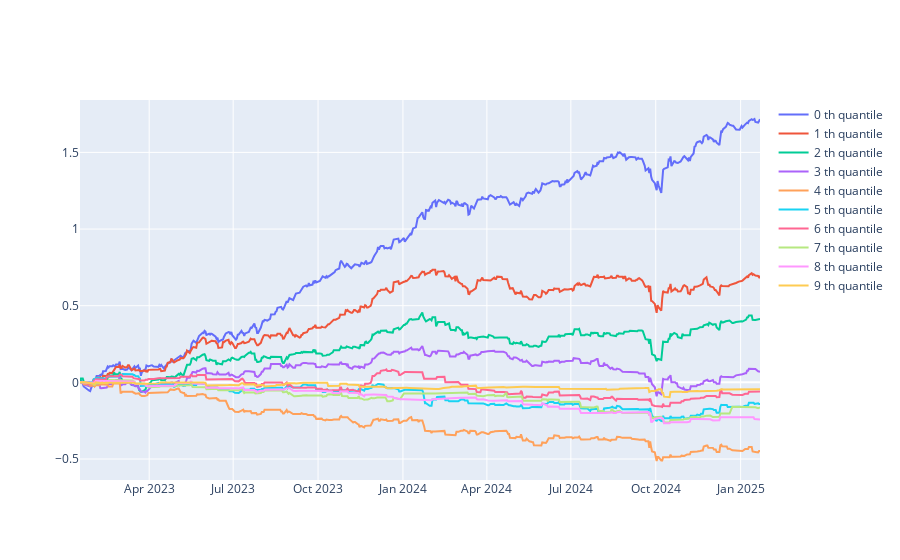

The notebook cell this image was saved under:
### Code cell
# momentum: ln(open_/close_.shift(1)) 如果要更保守，就li_.shift(1)
time_ = "2023-01-15"; end_ = '2025-01-22'
open_ = open[time_:end_]
close_ = close[time_:end_]
ln_ = np.log(open_/close_.shift(1)) # index: 使用的時間
pct_calculating_profit = close_/open_-1 # index: 當天收益
holdings_gap = intraday_shifted_input_signal_pct_output_plot(ln_, pct_calculating_profit, quantile=10, type_='cumsum')

### Figure 1 — Plotly figure (JSON) as saved in the notebook; plotly's stock layout.template omitted (floating-point values rounded to 4 significant figures; data arrays with more than 128 entries replaced by an {"elided": "..."} marker saying what was removed)
{"data": [{"mode": "lines", "name": "0 th quantile", "type": "scatter", "x": {"elided": "495 str values"}, "y": {"elided": "495 float values"}, "yaxis": "y"}, {"mode": "lines", "name": "1 th quantile", "type": "scatter", "x": {"elided": "495 str values"}, "y": {"elided": "495 float values"}, "yaxis": "y"}, {"mode": "lines", "name": "2 th quantile", "type": "scatter", "x": {"elided": "495 str values"}, "y": {"elided": "495 float values"}, "yaxis": "y"}, {"mode": "lines", "name": "3 th quantile", "type": "scatter", "x": {"elided": "495 str values"}, "y": {"elided": "495 float values"}, "yaxis": "y"}, {"mode": "lines", "name": "4 th quantile", "type": "scatter", "x": {"elided": "495 str values"}, "y": {"elided": "495 float values"}, "yaxis": "y"}, {"mode": "lines", "name": "5 th quantile", "type": "scatter", "x": {"elided": "495 str values"}, "y": {"elided": "495 float values"}, "yaxis": "y"}, {"mode": "lines", "name": "6 th quantile", "type": "scatter", "x": {"elided": "495 str values"}, "y": {"elided": "495 float values"}, "yaxis": "y"}, {"mode": "lines", "name": "7 th quantile", "type": "scatter", "x": {"elided": "495 str values"}, "y": {"elided": "495 float values"}, "yaxis": "y"}, {"mode": "lines", "name": "8 th quantile", "type": "scatter", "x": {"elided": "495 str values"}, "y": {"elided": "495 float values"}, "yaxis": "y"}, {"mode": "lines", "name": "9 th quantile", "type": "scatter", "x": {"elided": "495 str values"}, "y": {"elided": "495 float values"}, "yaxis": "y"}], "layout": {}}
